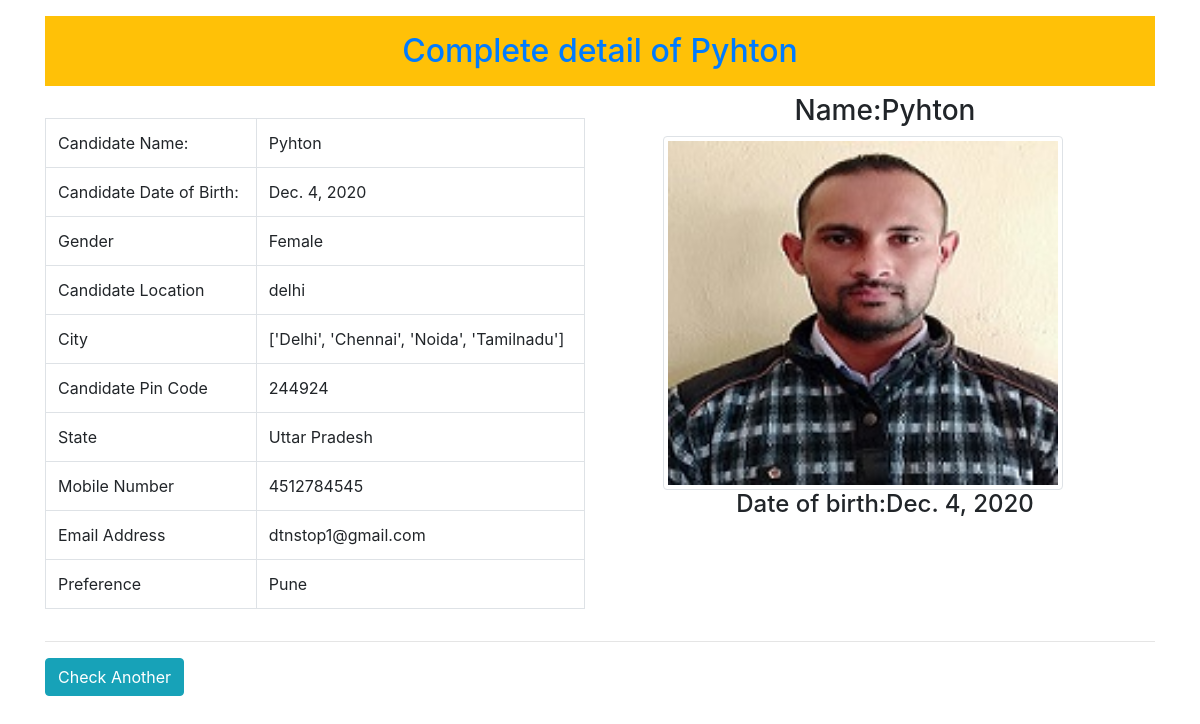
/detail/1, run on the app's committed database.
### poll/models.py (models this page shows)
class Candidate(models.Model):
    name=models.CharField(max_length=100)
    dob=models.DateField(auto_now=False,auto_now_add=False)
    gender=models.CharField(max_length=10)
    location=models.CharField(max_length=500)
    city=models.CharField(max_length=200)
    pin=models.PositiveBigIntegerField()
    state=models.CharField(choices=states,max_length=100)
    mobile=models.PositiveIntegerField()
    email=models.EmailField()
    job_preference=models.CharField(max_length=20)
    candidate_image=models.ImageField(upload_to="canimages",blank=True,verbose_name="Candidate Images:")
    can_file=models.FileField(upload_to="canfiles",blank=True,verbose_name="Candidate File:")

### poll/views.py (the view)
# urls.py: path('detail/<int:pk>',views.detail,name='detail'),
def detail(request,pk):
    candidate=Candidate.objects.get(pk=pk)
    return render(request,'poll/details.html',{'candi':candidate})

### poll/templatetags/myfilters.py (called while the page is built)
@register.filter(name="remove_special")
def remove_char(value,arg):
    print(value)
    print(arg)
    for char in arg:
        print(char)
        value=value.replace(char,'')
    return value

### poll/templates/poll/details.html (shortened to what this page needs)
<!DOCTYPE html>
{% load myfilters %}
<html lang="en">
<head>
    <link rel="stylesheet" href="https://cdn.jsdelivr.net/npm/bootstrap@4.0.0/dist/css/bootstrap.min.css">
</head>
<body>
        <div class="container">
            <h2 class="text text-center text-primary bg-warning p-3 mt-3">Complete detail of {{candi.name}}</h2>
            <div class="row">
                <div class="col-6">
                    <table class="table table-bordered mt-4">
                        <tr>
                            <td>Candidate Name:</td>
                            <td>{{candi.name}}</td>
                        </tr>
                        <tr>
                            <td>Candidate Date of Birth:</td>
                            <td>{{candi.dob}}</td>
                        </tr>
                        <tr>
                            <td>Gender</td>
                            <td>{{candi.gender}}</td>
                        </tr>
                        <tr>
                            <td>Candidate Location</td>
                            <td>{{candi.location}}</td>
                        </tr>
                        <tr>
                            <td>City</td>
                            <td>{{candi.city}}</td>
                        </tr>
                        <tr>
                            <td>Candidate Pin Code</td>
                            <td>{{candi.pin}}</td>
                        </tr>
                        <tr>
                            <td>State</td>
                            <td>{{candi.state}}</td>
                        </tr>
                        <tr>
                            <td>Mobile Number</td>
                            <td>{{candi.mobile}}</td>
                        </tr>
                        <tr>
                            <td>Email Address</td>
                            <td>{{candi.email}}</td>
                        </tr>
                        <tr>
                            <td>Preference</td>
                            <td>{{candi.job_preference|remove_special:"[],'"}}</td>
                        </tr>
                    </table>
                </div>
                <div class="col-6">
                    <h3 class="text text-center">Name:{{candi.name}}</h3>
                    <img class="img-fluid img-thumbnail float-end ml-5 offset" height="400" width="400" src={{candi.candidate_image.url}} alt="No File and Image Available">
                    <h4 class="text text-center">Date of birth:{{candi.dob}}</h4>
                </div>
            </div>
            <hr>
            <a class="btn btn-info" href="{% url 'home' %}">Check Another</a>
        </div>
</body>
</html>

### data on the page
Candidate: name "Pyhton", dob "Dec. 4, 2020", gender "Female", location "delhi", city "['Delhi', 'Chennai', 'Noida', 'Tamilnadu']", pin "244924", state "Uttar Pradesh", mobile "4512784545", email "dtnstop1@gmail.com", job_preference|remove_special "Pune", candidate_image (picture)
